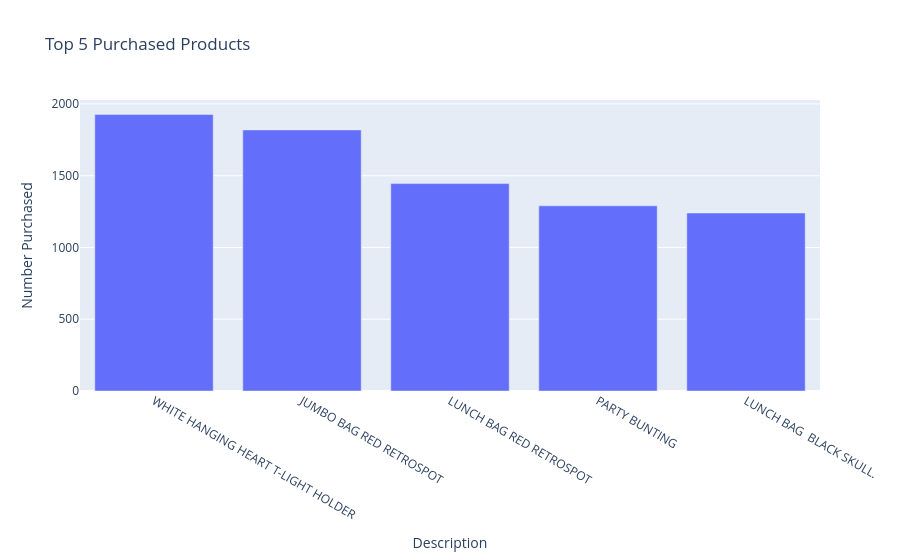

The notebook cell saved with this chart:
### Code cell
fig = px.bar(df_pos.description.value_counts().reset_index().head(), x = 'index',
             y = 'description', title = 'Top 5 Purchased Products',
            labels={
                     "description": "Number Purchased",
                     "index": "Description"})
fig.show()

### Figure 1 — Plotly figure (JSON) as saved in the notebook; plotly's stock layout.template omitted (floating-point values rounded to 4 significant figures)
{"data": [{"alignmentgroup": "True", "hovertemplate": "Description=%{x}<br>Number Purchased=%{y}<extra></extra>", "legendgroup": "", "marker": {"color": "#636efa", "pattern": {"shape": ""}}, "name": "", "offsetgroup": "", "orientation": "v", "showlegend": false, "textposition": "auto", "type": "bar", "x": ["WHITE HANGING HEART T-LIGHT HOLDER", "JUMBO BAG RED RETROSPOT", "LUNCH BAG RED RETROSPOT", "PARTY BUNTING", "LUNCH BAG  BLACK SKULL."], "xaxis": "x", "y": [1926, 1819, 1445, 1290, 1240], "yaxis": "y"}], "layout": {"barmode": "relative", "legend": {"tracegroupgap": 0}, "title": {"text": "Top 5 Purchased Products"}, "xaxis": {"anchor": "y", "domain": [0, 1], "title": {"text": "Description"}}, "yaxis": {"anchor": "x", "domain": [0, 1], "title": {"text": "Number Purchased"}}}}
